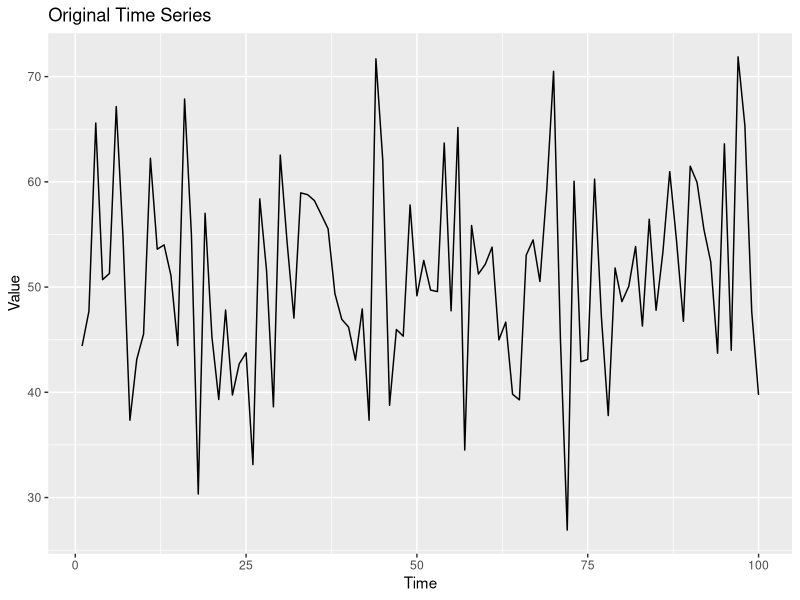
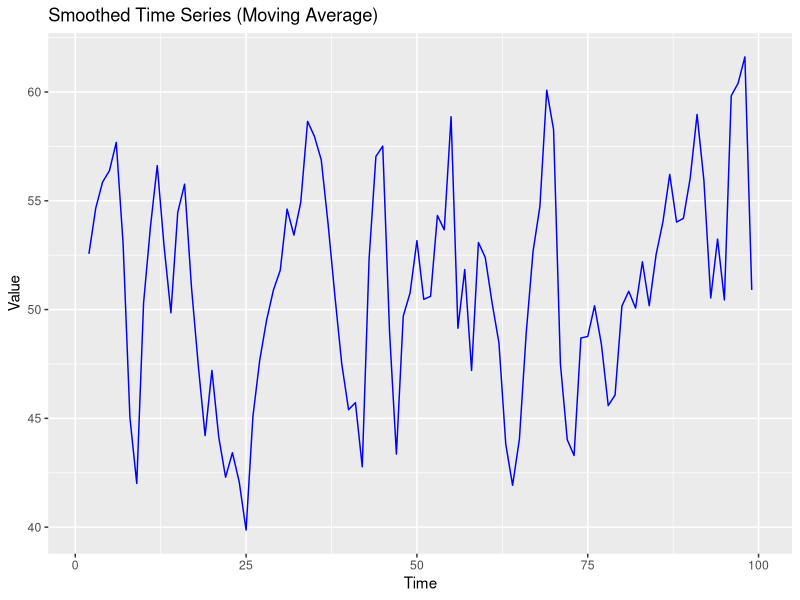
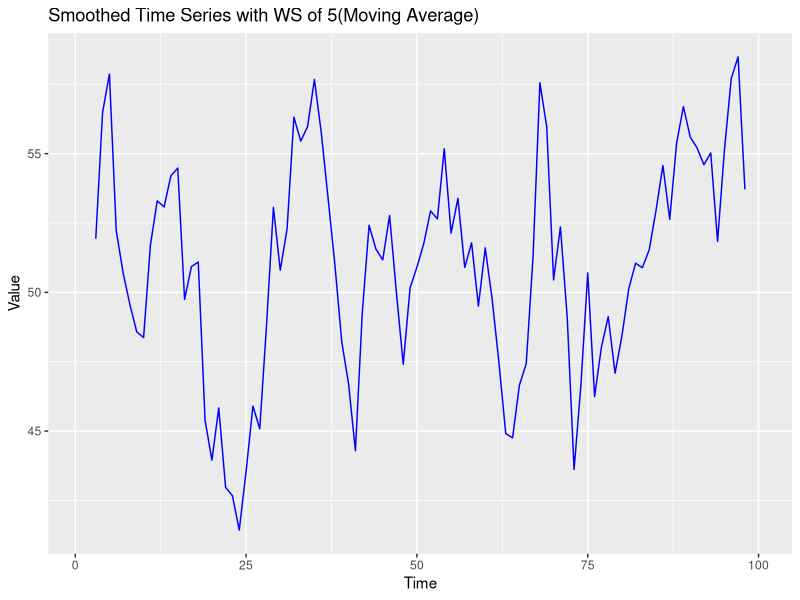
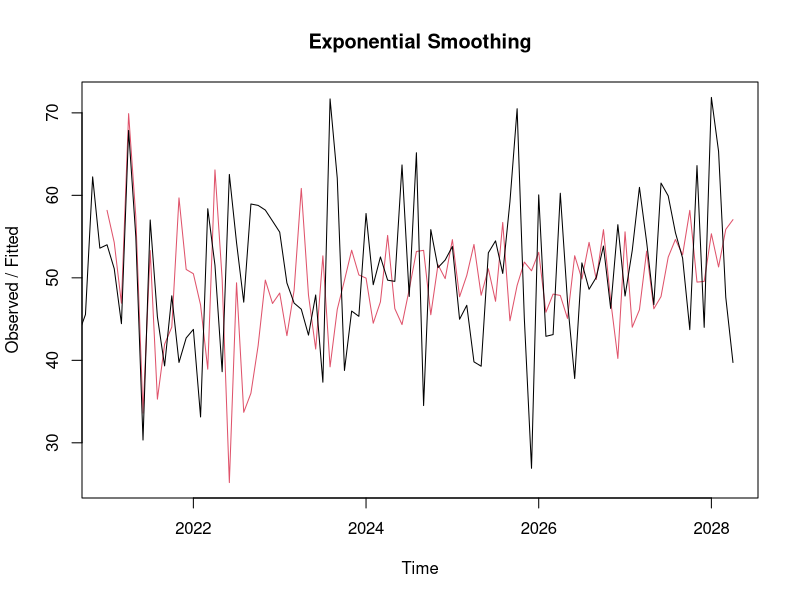
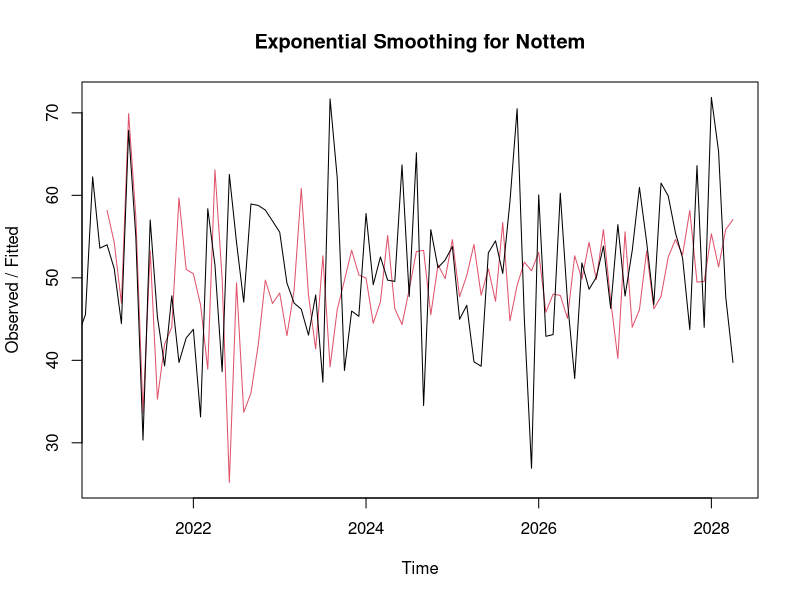
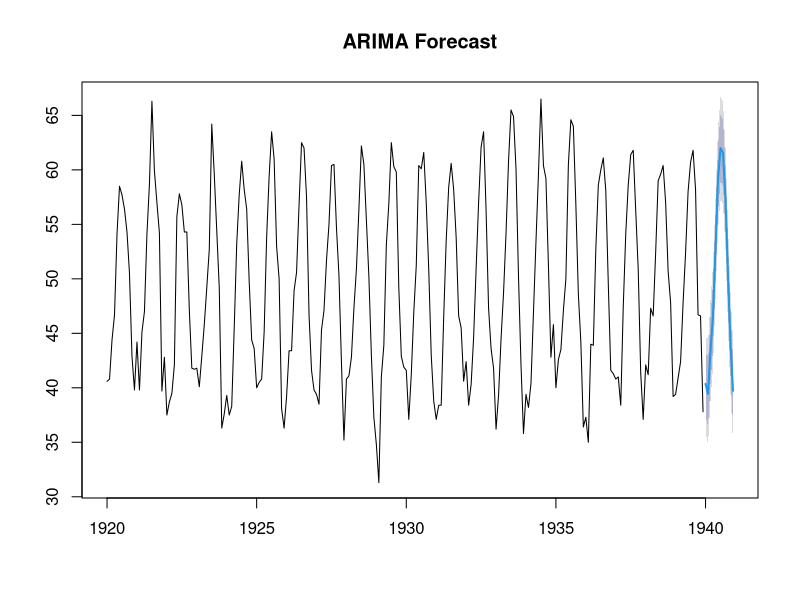
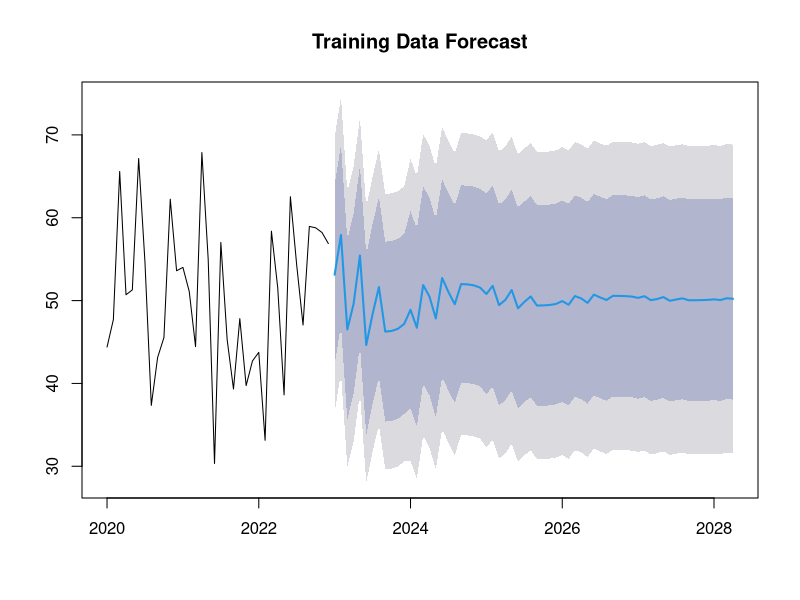
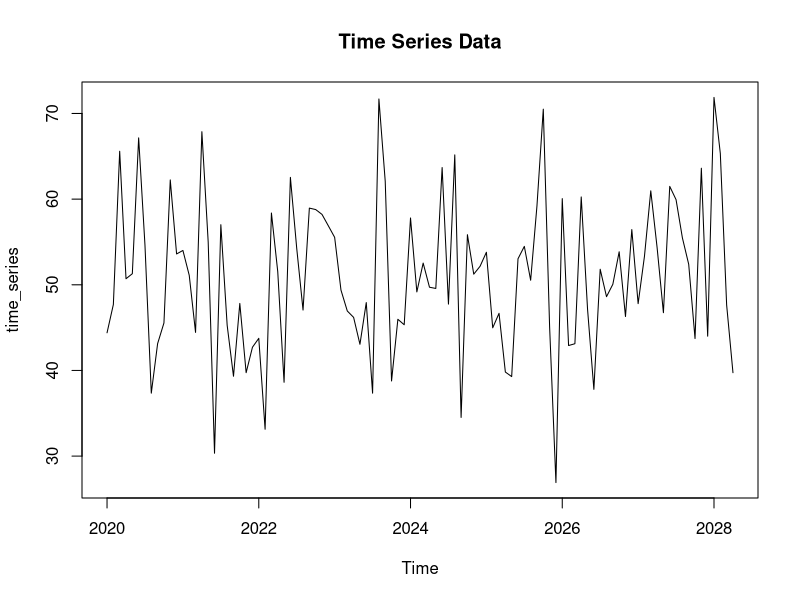

Reproduce these figures in R, in order.
# SOC 225: Lab 9
# Anthony Wen
# 07/24/2024
# 5 TASKS

# Welcome to Lab 9! Today, we will continue our exploration of time series data analysis, focusing on basic models for time series forecasting and an introduction to ARIMA models. By the end of this lab, you should be able to apply simple moving averages, exponential smoothing, and use ARIMA models in base R.

# Lab Goals
# - Applying simple moving averages
# - Exponential smoothing
# - Fitting ARIMA models
# - Forecasting with ARIMA
# - Evaluating forecast accuracy
# - Visualizing forecast results

# BASIC MODELS FOR TIME SERIES FORECASTING

# SIMPLE MOVING AVERAGES

# Moving averages are used to smooth out short-term fluctuations and highlight longer-term trends or cycles. You use a few nearby data values in order, average them, and define that as a new point. 
# Let's start with a simple example of applying a moving average to a time series.

# Load necessary packages
library(ggplot2)
library(forecast)

# First we're going to simulate a new set of time-series data to use in our examples. When generating random data, it is wise to set a seed value, which allows you to get the same "random" result each time.
set.seed(123)

# The rnorm in the function below generates a random distribution of 100 numbers with a mean of 50 and a standard deviation of 10. For more information, type ?rnorm. This is then plugged into the time_series function we used last week
time_series <- ts(rnorm(100, mean = 50, sd = 10), frequency = 12, start = c(2020, 1))

# Plot original time series. Note in our plot here that we're creating a dataframe for use in the graph within the plot call; the dataframe doesn't exist in the environment after running the call.
ggplot(data = data.frame(time = seq_along(time_series), value = as.numeric(time_series)), aes(x = time, y = value)) +
  geom_line() +
  labs(title = "Original Time Series", x = "Time", y = "Value")

# Apply simple moving average. 
window_size <- 3
# This function applies the moving average to our time series data. It'll create new values for each value in our time series besides the first and the last.
smoothed_series <- filter(time_series, rep(1/window_size, window_size), sides = 2)

# We can see how the values have changed by looking at them below
time_series
smoothed_series

# And then plotting the smoothed time series
ggplot(data = data.frame(time = seq_along(smoothed_series), value = as.numeric(smoothed_series)), aes(x = time, y = value)) +
  geom_line(color = 'blue') +
  labs(title = "Smoothed Time Series (Moving Average)", x = "Time", y = "Value")

# TASK 1 ***********************************************************************
# Using the above example as a guide, apply a moving average with a window size of 5 to the time series data and plot the results. How is this time series different than the one with a window size of 3?
window_size_5 <-5
smoothed_series_5 <- filter(time_series, rep(1/window_size_5, window_size_5), sides = 2)
ggplot(data = data.frame(time = seq_along(smoothed_series_5), value = as.numeric(smoothed_series_5)), aes(x = time, y = value)) +
  geom_line(color = 'blue') +
  labs(title = "Smoothed Time Series with WS of 5(Moving Average)", x = "Time", y = "Value")
smoothed_series_5
# the data seems more zoomed out, there are fewer peaks of values. We don't have just 2 rows that are changed a bit but have like 4 now. As the window increases, the values get flatter/less peaks. The resulting graph starts to look more like an average value.

# EXPONENTIAL SMOOTHING

# Exponential smoothing is a technique that applies decreasing weights to past observations. This means they matter less for our smoothed points. 
# Let's apply exponential smoothing to our time series data.

# Apply exponential smoothing. Don't worry too much about the particulars of this method, but if you're interested type ?HoltWinters.
exp_smooth_series <- HoltWinters(time_series)

# Plot the smoothed time series
plot(exp_smooth_series, main = "Exponential Smoothing")

# TASK 2 ***********************************************************************
# Apply exponential smoothing to the Nottingham Castle data from last lab and plot the results. Describe any patterns you observe. Which smoothing technique fits better? Why do you think so?
castle_smooth_series <- HoltWinters(nottem)
plot(exp_smooth_series, main = "Exponential Smoothing for Nottem")
# the observed plot has more peaks in it and the smoothed one seems to make everything flatter. The smoothed plot seems to squish all the data into the window while the observed one is still kind of like the normal data.

# ARIMA MODELS

# Introduction to ARIMA Models
# ARIMA (AutoRegressive Integrated Moving Average) is a popular time series forecasting model. These stats behind these models are well beyond this course, but data scientists like to use them to represent future changes in time series data.
# Let's fit an ARIMA model to our time series data.

# Fit ARIMA model
arima_model <- auto.arima(time_series)

# Print model summary
summary(arima_model)

# TASK 3 ***********************************************************************
# Fit an ARIMA model to the Nottingham Castle data as well. Don't worry too much about the output of the model summary for now, we'll go more into that next week.
nottem_arima_model <- auto.arima(nottem)
# Print model summary
summary(nottem_arima_model)

# FORECASTING WITH ARIMA

# Once we have fitted an ARIMA model, we can use it to forecast future values.
# Let's forecast the next 12 periods of our simulated time series.

# Forecast the next 12 periods. Type ?forecast to learn more.
forecast_values <- forecast(nottem_arima_model, h = 12)

# Plot forecast
plot(forecast_values, main = "ARIMA Forecast")

# TASK 4 ***********************************************************************
# Use the Nottingham ARIMA model from Task 3 to forecast the next 12 periods and plot the forecasted values along with the original time series. Which forecast do seems to fit better with the observed values? Why do you think so?
#the predicted one (blue line) doesn't seems to fit more with the previous data just looking at the height and width of the blue line. it hovers around the mean value of 50 but it doesn't spike up and down as much as before. There's a reasonable chance that this estimate is like not right. 

# EVALUATING FORECAST ACCURACY

# Evaluating the accuracy of forecasts is crucial for determining the reliability of our model. One way to do this without being a fortune teller is to see how reliable your model is at predicting a subset of the data you have.
# We will split our data into training and test sets and evaluate our model's accuracy.

# Split data into training and test sets. Type ?window for more information.
train <- window(time_series, end = c(2022, 12))
test <- window(time_series, start = c(2023, 1))

# Fit ARIMA model on training data
arima_model_train <- auto.arima(train)

# Forecast on test data
forecast_test <- forecast(arima_model_train, h = length(test))

# Calculate accuracy and compare the values. A close model would have similar point values. Type ?accuracy for more information.
accuracy(forecast_test, test)

# We can also see what values were predicted by the training model using the plots we learned above. Compare these values to our observed time series plot to compare accuracy.
plot(forecast_test, main = "Training Data Forecast")
plot(time_series, main = "Time Series Data")

# TASK 5 ***********************************************************************
# Create a training and test set for the Nottingham Data. The training data should end in December 1929 and the test data should start in January 1930. Report the accuracy metrics for your model and plot the forecasted values of the training model. Which forecast was closer?
train_n <- window(nottem, end = c(1929, 12))
test_n <- window(nottem, start = c(1930, 1))
arima_model_train_n <- auto.arima(train_n)
forecast_test_n <- forecast(arima_model_train_n, h = length(test_n))
accuracy(forecast_test_n, test_n)
plot(forecast_test_n, main = "Training Data Forecast")
plot(nottem, main = "Nottem Data")
# the temperature model/weather data, just looking at the temperature height and such for the future, seems to fit a bit more with the original one just looking at the heigh and the peaks. It doesn't flatten out at the end like the other data does. This is probably because temerpature within a year is probably pretty consistent every year. Kinda difficult to understand the specifically what this question was asking but yeah...

# Conclusion
# In this lab, we continued our exploration of time series data analysis. We applied simple moving averages, exponential smoothing, and fitted ARIMA models to our data. Additionally, we forecasted future values, evaluated forecast accuracy, and visualized forecast results. These skills are essential for making reliable forecasts and understanding the underlying patterns in time series data.

# Be sure to SAVE THIS FILE and upload it into Canvas when you have completed all tasks. Please submit as an .R file.